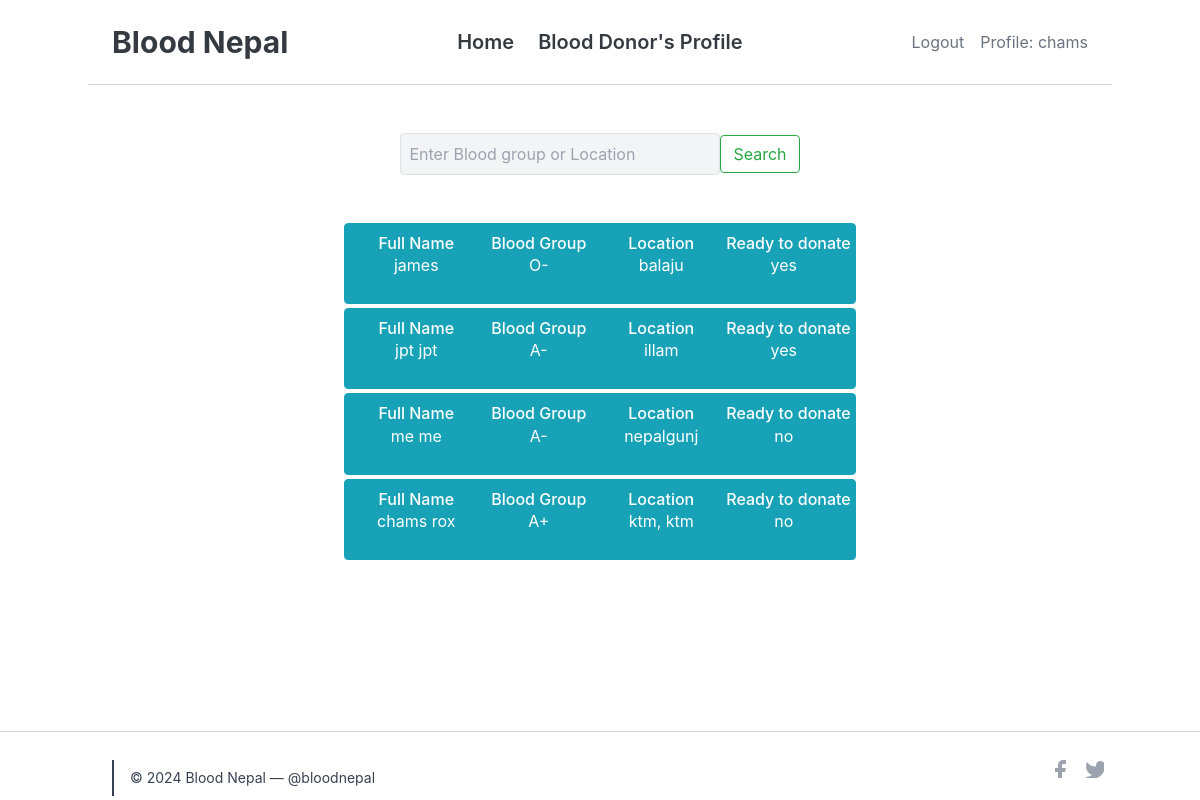
The page /donor (signed in) on the database as committed earlier.
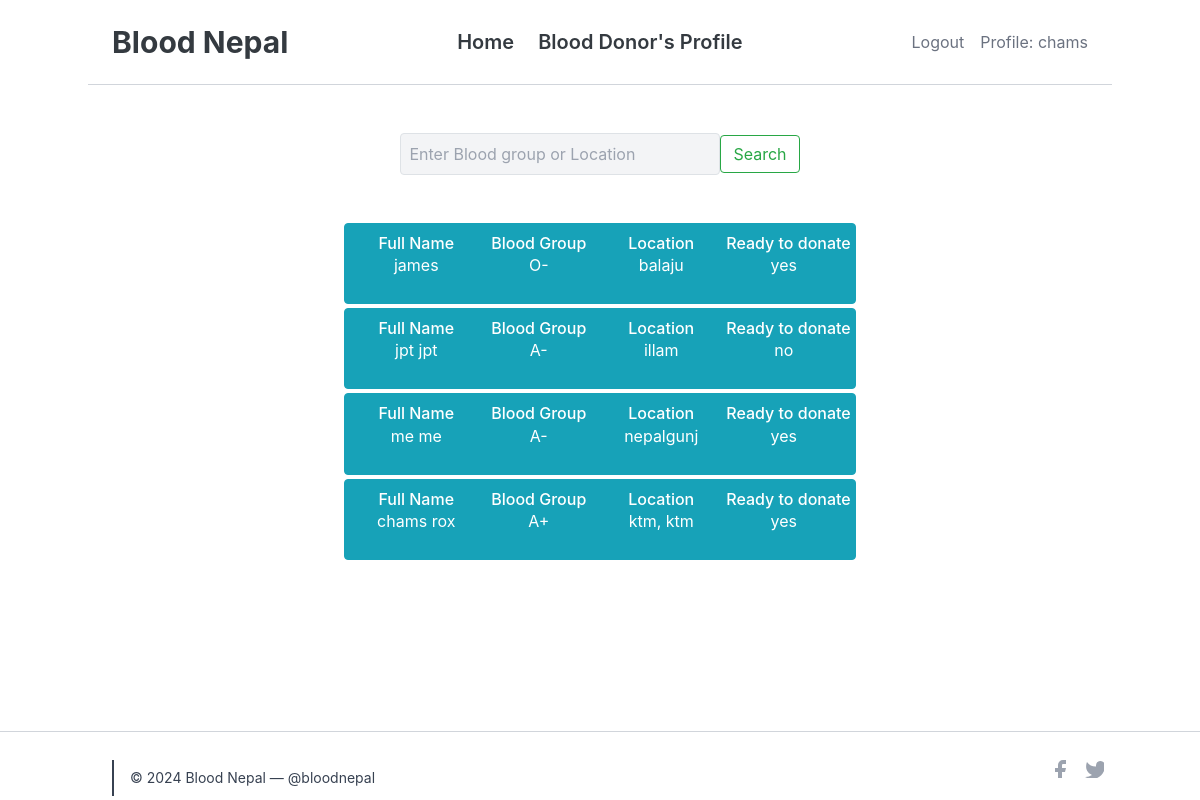
The same page on the database as committed later.
### profile_/models.py (models this page shows, shortened)
class SignUp(models.Model):
    user = models.OneToOneField(User, on_delete = models.CASCADE , unique=True)
    full_name = models.CharField(max_length = 120, null=False, blank=False )
    email = models.EmailField(unique=True, null=False, blank=False)
    phone = models.CharField(max_length=10,null=True)
    gender = models.CharField(max_length=6, choices= GenderChoices , default='Male')
    profile_photo = models.ImageField(upload_to = 'images/')
    location = models.CharField(max_length=40)
    blood_group = models.CharField(choices=Blood_Group_Choices,max_length=3)
    weight = models.IntegerField( null=True, blank=False)
    ready_to_donate = models.CharField(choices=R_CHOICES ,null=True, max_length=4)
    last_donation = models.DateField(null=True)
    class Meta:
        unique_together = ('email','phone')

### profile_/views.py (the view)
# urls.py: path('donor', Profile_list.as_view(), name='donor'),
class Profile_list(LoginRequiredMixin,ListView):
    model = SignUp
    template_name = 'profile/donor.html'
    context_object_name = 'donors'
    def get_context_data(self, **kwargs):
        context = super().get_context_data(**kwargs)
        context['username'] = self.request.user.username
        return context

### profile_/templates/profile/donor.html (shortened to what this page needs)
{% extends 'profile/base.html' %}
{% block body %}
  <div class="w-full bg-white flex justify-center">
    <form class="form-inline my-12 my-lg-8" action="{% url 'search' %}" method="post">
      <input class="w-full sm:w-80 border p-2 rounded  bg-gray-100" type="search" name="searched" placeholder="Enter Blood group or Location" aria-label="Search" />
      <button class="btn btn-outline-success my-2 my-sm-0" type="submit">Search</button>
    </form>
  </div>
  {% for donor in donors %}
    {% include 'profile/partial_donor.html' %}
  {% empty %}
    <div class="flex justify-center">
      <strong>No Data Available</strong>
    </div>
  {% endfor %}
{% endblock %}

### profile_/templates/profile/partial_donor.html (shortened to what this page needs)
<div class="flex items-center justify-center bg-white">
  <button type="button" class="btn btn-info w-full max-w-lg mx-auto px-2 mb-1" data-bs-toggle="modal" data-bs-target="#donorModal{{ donor.id }}">
    <div class="flex items-center justify-center grid grid-cols-1 md:grid-cols-4 gap-1 p-1">
      <div class="mb-3">
        <h6 class="font-medium">Full Name</h6>
        <p class="text-white-600">{{ donor.full_name }}</p>
      </div>
      <div class="mb-3">
        <h6 class="font-medium">Blood Group</h6>
        <p class="text-white-600">{{ donor.blood_group }}</p>
      </div>
      <div class="mb-3">
        <h6 class="font-medium">Location</h6>
        <p class="text-white-600">{{ donor.location }}</p>
      </div>
      <div class="mb-3">
        <h6 class="font-medium w-32">Ready to donate</h6>
        <p class="text-white-600">{{ donor.ready_to_donate }}</p>
      </div>
    </div>
  </button>
</div>

Rows that differ between the two databases and show on the page:
changed SignUp "jpt jpt": ready_to_donate "yes" → "no"
changed SignUp "me me": ready_to_donate "no" → "yes"
changed SignUp "chams rox": ready_to_donate "no" → "yes"
